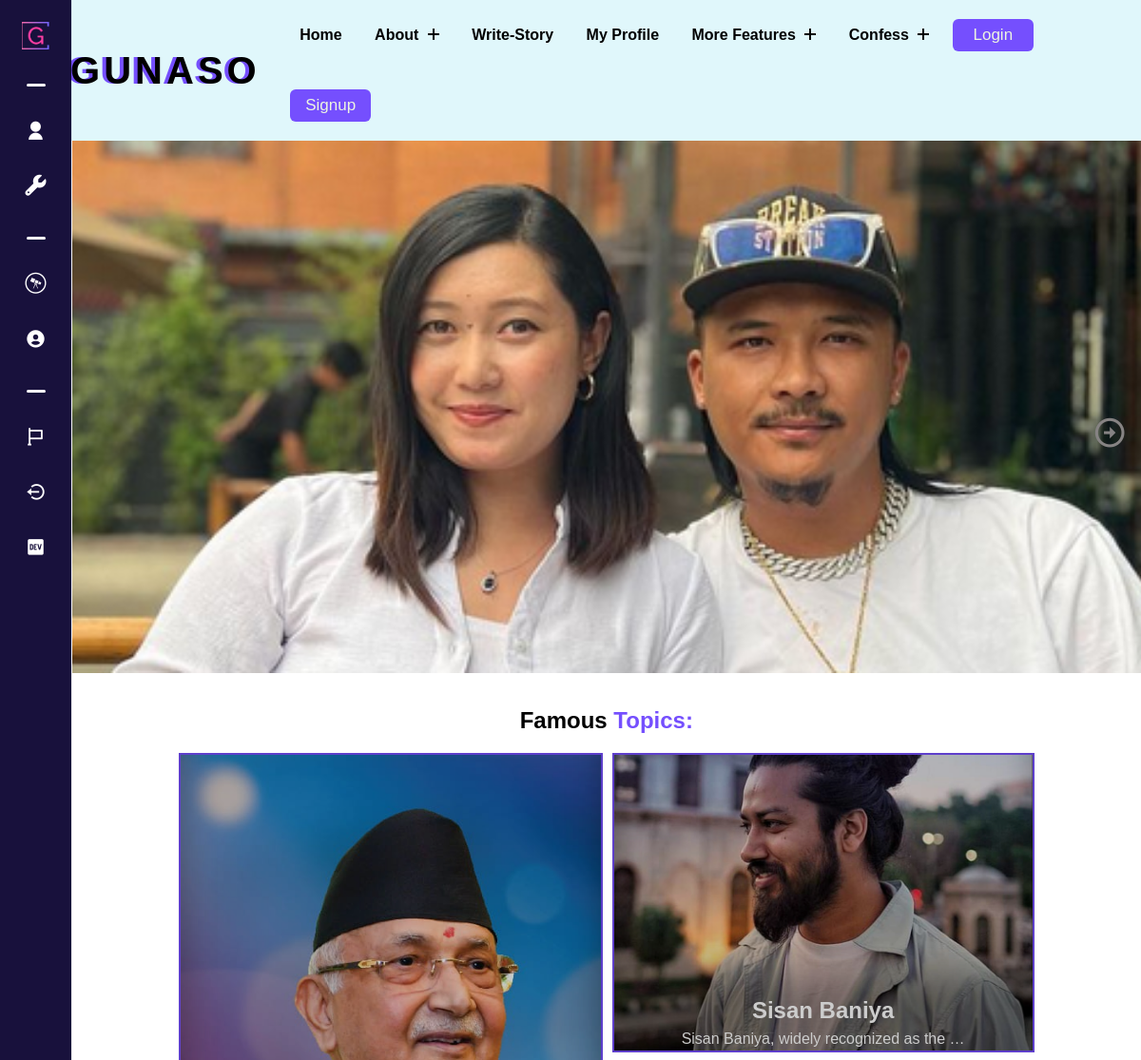
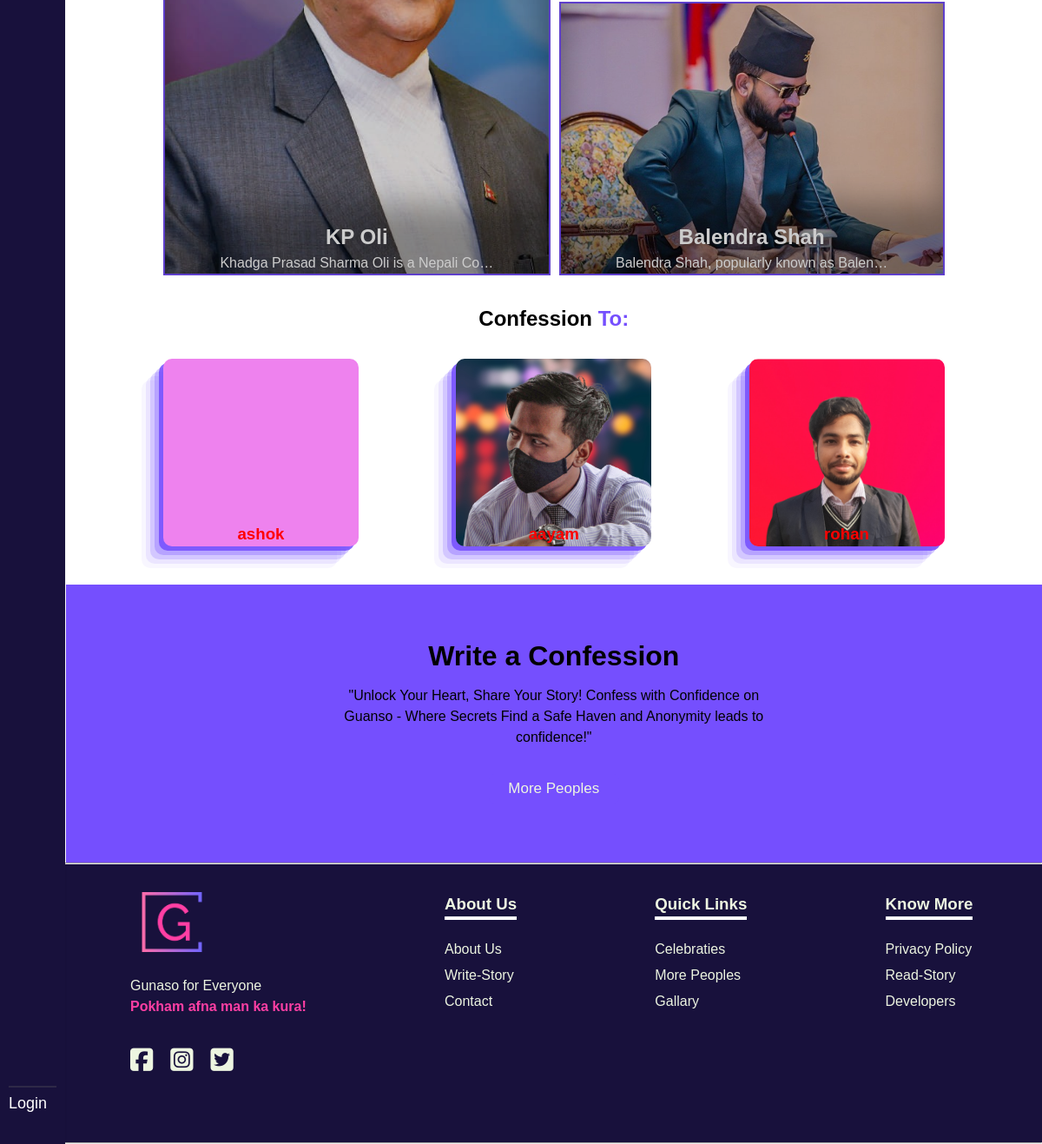
The page / on the database its author committed (2 pictures, top to bottom).
### gunasoApp/models.py (models this page shows, shortened)
class Topic(models.Model):
    sno = models.AutoField(primary_key=True)
    name = models.CharField(max_length=30)
    date = models.DateTimeField()
    tagone = models.CharField(max_length=10)
    tagtwo = models.CharField(max_length=10)
    slug = models.CharField(max_length=130, default="slugthis")
    image = models.ImageField(upload_to="gunasoApp/images/topicimages", blank=True, default="upload-image")
    introduction = models.TextField()

class IndexProfile(models.Model):
    user = models.OneToOneField(User, on_delete=models.CASCADE, related_name="IndexProfile")
    image = models.ImageField(upload_to="gunasoApp/images/indexpost", blank=True, default="upload-image")

### gunasoApp/views.py (the view)
# urls.py: path('', views.index, name='index'),
def index(request):
    mainusers = IndexProfile.objects.all()[:4]
    alltopics = Topic.objects.all()
    context = {"username": request.user, "mainusers":mainusers, "alltopics":alltopics}
    return render(request, 'index.html',context)

### templates/index.html (shortened to what this page needs)
{% extends 'base.html' %}
{% load static %}
    {% block base_style%}
    {{ block.super }}
    <link rel="stylesheet" href="{% static 'styles/index.css' %}">
    {% endblock base_style%}
{% block content %}
<body>
    <div class="index-main">
        <div id="carousel" class="carousel">
            <div class="each-img">
                <img src="{% static 'images/carouselfour.png' %}" alt="Image 1">
            </div>
            <i class="ri-arrow-right-circle-line" id="nextbtn"></i>
        </div>
        <h2 class="titles">Famous <span class="colorspan">Topics:</span></h2>
        <div class="gridraja">
            {% for alltopics in alltopics %}
            {% if forloop.counter <= 3 %} <a href="/topics/{{alltopics.slug}}" class="left"
                style="background-image: url(/media/{{alltopics.image}})">
                <h2>{{alltopics.name}}</h2>
                <p>{{alltopics.introduction|truncatechars:40}}</p>
                </a>
                {% if forloop.counter == 1 %}
                <a href="/topics/{{alltopics.slug}}" class="righttop"
                    style="background-image: url(/media/{{alltopics.image}})">
                    <h2>{{alltopics.name}}</h2>
                    <p>{{alltopics.introduction|truncatechars:40}}</p>
                </a>
                {% endif %}
                {% if forloop.counter == 2 %}
                <a href="/topics/{{alltopics.slug}}" class="rightbottom"
                    style="background-image: url(/media/{{alltopics.image}})">
                    <h2>{{alltopics.name}}</h2>
                    <p>{{alltopics.introduction|truncatechars:40}}</p>
                </a>
                {% endif %}
                {% endif %}
                {% endfor %}
        </div>
        <h2 class="titles">Confession <span class="colorspan">To:</span></h2>
        <div class="topicscards cards">
            {% for item in mainusers %}
            <a class="cardbgimg card" href="/user/{{item.user}}" style="background-image: url(media/{{item.image}});">
                <h3>{{item.user}}</h3>
            </a>
            {% endfor %}
        </div>
        {% include 'banner.html' %}
    </div>
    {% endblock %}

### static/styles/base.css (style rules this page uses)
:root { --dark: #754ffe; --darkgreen: #379683; --bcolor: #5CDB95; --cooltexr: #4a4b65; --backupgreen: #8EE4AF; --para: #EDF5E1; --mainheading: #FFF; --hotish: #FF3FA4; --skyblue: #525FE1; --footer: #18113c; }
body { line-height: 1.5; font-family: "Raleway", sans-serif; font-weight: 400; }
* { margin: 0; padding: 0; box-sizing: border-box; }

### static/styles/index.css (style rules this page uses)
* { margin: 0; padding: 0; list-style: none; text-decoration: none; font-family: sans-serif; box-sizing: border-box; }
:root { --dark: #754ffe; --darkgreen: #379683; --bcolor: #5CDB95; --cooltexr: #4a4b65; --backupgreen: #8EE4AF; --para: #EDF5E1; --mainheading: #FFF; --hotish: #FF3FA4; --skyblue: #525FE1; --footer: #18113c; }
body { line-height: 1.5; font-family: "Raleway", sans-serif; font-weight: 400; background-color: var(--mainheading); }
img { height: 100%; width: 100%; object-fit: cover; }
.carousel { width: 100%; height: 70vh; gap: 10px; display: flex; justify-content: flex-start; overflow: hidden; position: relative; }
.each-img { height: 100%; position: absolute; width: 100%; transition: .5s ease-in-out; left: 0; right: 0; }
#prevbtn, #nextbtn { position: absolute; top: 0; z-index: 0; cursor: pointer; height: 100%; width: 2rem; text-transform: capitalize; z-index: 9; top: 50%; color: #868383; font-size: 2.3rem; }
#nextbtn { right: 20px; }
.index-main { margin-left: 4.7244rem; display: flex; flex-direction: column; }
.colorspan { color: var(--dark); }
.cards { display: flex; justify-content: space-evenly; align-items: center; height: 30vh; }
.cards .card { height: 27vh; width: 20%; border-radius: 10px; padding: 10px; box-shadow: rgba(117, 79, 254, 0.858) -5px 5px, rgba(117, 79, 254, 0.3) -10px 10px, rgba(117, 79, 254, 0.2) -15px 15px, rgba(117, 79, 254, 0.1) -20px 20px, rgba(117, 79, 254, 0.05) -25px 25px; background-color: violet; text-decoration: none; color: #fff; }
.gridraja { height: 80vh; display: grid; grid-template-areas: "leftside righttop" "leftside rightbottom"; gap: 10px; margin: auto; width: 80%; position: relative; overflow: hidden; }
.left { transition: all ease 0.4s; grid-area: leftside; }
.righttop { transition: all ease 0.4s; grid-area: righttop; }
.rightbottom { transition: all ease 0.4s; grid-area: rightbottom; transition: all ease 0.4s; }
.left, .righttop, .rightbottom { display: flex; flex-direction: column; justify-content: end; align-items: center; filter: brightness(80%); box-shadow: rgba(0, 0, 0, 0.35) 0px -80px 36px -1px inset; color: #fff; border: 2px solid var(--dark); }
.cardbgimg, .left, .righttop, .rightbottom { background-size: cover; background-position: center; background-repeat: no-repeat; }
.cards h3 { display: flex; color:red; justify-content: center; align-items: end; height: 105%; }
.titles { margin: 2rem 0 1rem; text-align: center; }

### static/styles/banner.css (style rules this page uses)
:root { --dark: #754ffe; --darkgreen: #379683; --bcolor: #5CDB95; --cooltexr: #4a4b65; --backupgreen: #8EE4AF; --para: #EDF5E1; --mainheading: #FFF; --hotish: #FF3FA4; --skyblue: #525FE1; --footer: #18113c; }

### rows shown on the page
Topic: image (picture), name "Sisan Baniya", introduction "Sisan Baniya, widely recognized as the …"
Topic: image (picture), name "Balendra Shah", introduction "Balendra Shah, popularly known as Balen…"
Topic: image (picture), name "KP Oli", introduction "Khadga Prasad Sharma Oli is a Nepali Co…"
IndexProfile: user "ashok"
IndexProfile: user (picture), user "aayam"
IndexProfile: user (picture), user "rohan"
